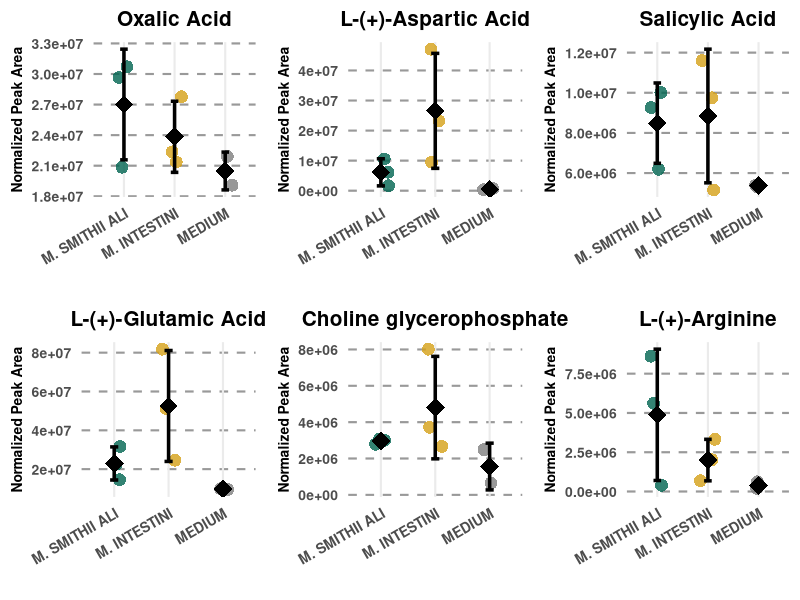

Write the R code that produced this figure.
# Load necessary libraries
library(ggplot2)
library(dplyr)
library(gridExtra)  # For arranging multiple plots

# Define a function for plotting
plot_metabolite <- function(data, title) {
  summary_data <- data %>%
    group_by(samples) %>%
    summarize(mean_norm = mean(norm_area),
              sd_norm = sd(norm_area),
              .groups = 'drop')
  
  data$samples <- factor(data$samples, levels = c("M. SMITHII ALI", "M. INTESTINI", "MEDIUM"))
  summary_data$samples <- factor(summary_data$samples, levels = c("M. SMITHII ALI", "M. INTESTINI", "MEDIUM"))
  
  ggplot(data, aes(x = samples, y = norm_area, color = samples, fill = samples)) +
    geom_jitter(width = 0.15, size = 4, alpha = 0.8, shape = 16) +
    geom_point(data = summary_data, aes(y = mean_norm), size = 6, shape = 18, color = "black") +
    geom_errorbar(data = summary_data, aes(y = mean_norm, ymin = mean_norm - sd_norm, ymax = mean_norm + sd_norm), 
                  width = 0.15, lwd = 1.2, color = "black") +
    labs(title = title, x = " ", y = "Normalized Peak Area") +
    scale_color_manual(values = c("M. SMITHII ALI" = "#016450", "M. INTESTINI" = "#d4a017", "MEDIUM" = "#7F7F7F")) +
    scale_fill_manual(values = c("M. SMITHII ALI" = "#016450", "M. INTESTINI" = "#d4a017", "MEDIUM" = "#7F7F7F")) +
    theme_minimal(base_size = 16) +
    theme(plot.title = element_text(size = 15, face = "bold", hjust = 0.5),
          axis.text.x = element_text(size = 10, angle = 30, hjust = 1, face = "bold", color = "#4D4D4D"),
          axis.text.y = element_text(size = 10, face = "bold", color = "#4D4D4D"),
          axis.title = element_text(size =10, face = "bold"),
          panel.grid.major.y = element_line(color = "gray60", linetype = "dashed"),
          panel.grid.minor = element_blank(),
          legend.position = "none") +
    scale_y_continuous(labels = function(x) format(x, scientific = TRUE))
}

# Oxalic Acid
oxalic_data <- data.frame(
  samples = c(rep("M. SMITHII ALI", 3), rep("M. INTESTINI", 3), rep("MEDIUM", 2)),
  norm_area = c(20752179, 30541086, 29721857, 22495119, 27799927, 21223158, 21790339, 19168585)
)
plot_oxalic <- plot_metabolite(oxalic_data, "Oxalic Acid")

# Aspartic Acid
aspartic_data <- data.frame(
  samples = c(rep("M. SMITHII ALI", 3), rep("M. INTESTINI", 3), rep("MEDIUM", 2)),
  norm_area = c(6169003, 1585309, 10604133, 47140111, 9336077, 23217815, 737236, 346709)
)
plot_aspartic <- plot_metabolite(aspartic_data, "L-(+)-Aspartic Acid")

# Salicylic Acid
salicylic_data <- data.frame(
  samples = c(rep("M. SMITHII ALI", 3), rep("M. INTESTINI", 3), rep("MEDIUM", 2)),
  norm_area = c(9224109, 6223309, 10015630, 11595791, 5142877, 9790206, 5418493, 5313741)
)
plot_salicylic <- plot_metabolite(salicylic_data, "Salicylic Acid")

# Glutamic Acid
glutamic_data <- data.frame(
  samples = c(rep("M. SMITHII ALI", 3), rep("M. INTESTINI", 3), rep("MEDIUM", 2)),
  norm_area = c(22594620, 14579469, 31625608, 81819523, 24710770, 51098603, 9825361, 9390199)
)
plot_glutamic <- plot_metabolite(glutamic_data, "L-(+)-Glutamic Acid")

# Arginine
arginine_data <- data.frame(
  samples = c("M. SMITHII ALI", "M. SMITHII ALI", "M. SMITHII ALI", "M. INTESTINI", "M. INTESTINI", "M. INTESTINI", "MEDIUM", "MEDIUM"),
  norm_area = c(5632274, 375776, 8633584, 3316116, 672296, 2009596, 604200, 187604)
)
plot_arginine <- plot_metabolite(arginine_data, "L-(+)-Arginine")

# Choline glycerophosphate
cholineglycerophosphate_data <- data.frame(
  samples = c("M. SMITHII ALI", "M. SMITHII ALI", "M. SMITHII ALI", "M. INTESTINI", "M. INTESTINI", "M. INTESTINI", "MEDIUM", "MEDIUM"),
  norm_area = c(3069622,2804314,3004487,7999183,2674479,3729186,2467644,648959)
)
plot_cholineglycerophosphate <- plot_metabolite(cholineglycerophosphate_data, "Choline glycerophosphate")

# Arrange all plots
grid.arrange(plot_oxalic, plot_aspartic, plot_salicylic, plot_glutamic, plot_cholineglycerophosphate, plot_arginine, ncol = 3)
